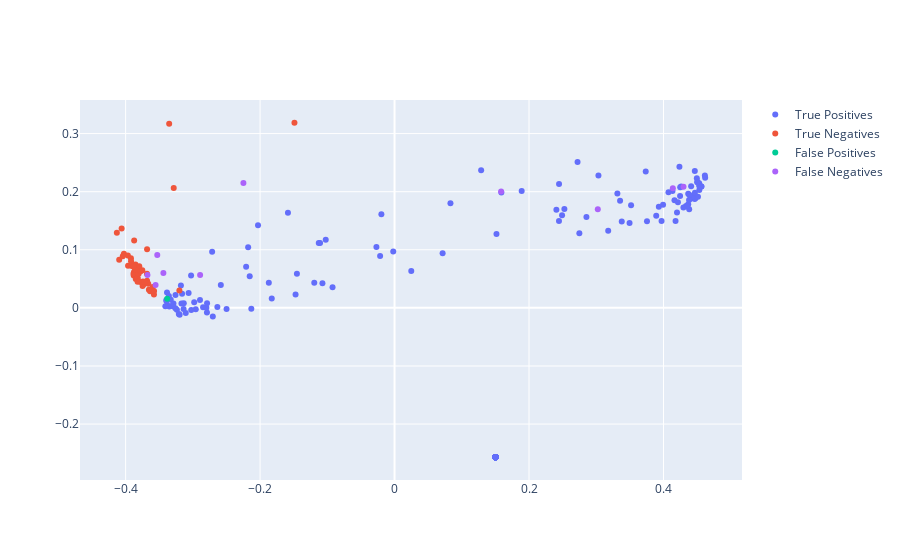

Notebook code for this chart:
### Code cell
plot_features_siamese(data, feats, idxs, tns, tps, fns, fps)

### Figure 1 — Plotly figure (JSON) as saved in the notebook; plotly's stock layout.template omitted (floating-point values rounded to 4 significant figures; data arrays with more than 128 entries replaced by an {"elided": "..."} marker saying what was removed)
{"data": [{"mode": "markers", "name": "True Positives", "text": {"elided": "196 str values"}, "type": "scatter", "visible": true, "x": {"elided": "196 float values"}, "y": {"elided": "196 float values"}}, {"mode": "markers", "name": "True Negatives", "text": ["('jp2c1', 'jp2c0')", "('jp5c1', 'jp5c0')", "('jp5c2', 'jp5c0')", "('jp12c1', 'jp12c0')", "('jp21c1', 'jp21c0')", "('jp25c1', 'jp25c0')", "('jp28c1', 'jp28c0')", "('jp54c1', 'jp54c0')", "('jp55c1', 'jp55c0')", "('jp55c2', 'jp55c0')", "('jp55c3', 'jp55c0')", "('jp60c1', 'jp60c0')", "('jp64c2', 'jp64c0')", "('jp64c1', 'jp64c0')", "('jp64c3', 'jp64c0')", "('jp67c1', 'jp67c0')", "('jp74c1', 'jp74c0')", "('jp74c2', 'jp74c0')", "('jp76c1', 'jp76c0')", "('jp77c1', 'jp77c0')", "('jp79c1', 'jp79c0')", "('jp80c1', 'jp80c0')", "('jp81c2', 'jp81c0')", "('jp81c1', 'jp81c0')", "('jp91c1', 'jp91c0')", "('jp91c3', 'jp91c0')", "('jp91c2', 'jp91c0')", "('jp100c1', 'jp100c0')", "('jp100c2', 'jp100c0')", "('jp107c1', 'jp107c0')", "('jp130c1', 'jp130c0')", "('jp135c2', 'jp135c0')", "('jp135c1', 'jp135c0')", "('jp135c3', 'jp135c0')", "('jp139c1', 'jp139c0')", "('jp139c2', 'jp139c0')", "('jp140c2', 'jp140c0')", "('jp140c1', 'jp140c0')", "('jp142c4', 'jp142c0')", "('jp142c3', 'jp142c0')", "('jp142c2', 'jp142c0')", "('jp142c1', 'jp142c0')", "('jp148c2', 'jp148c0')", "('jp151c2', 'jp151c0')", "('jp151c1', 'jp151c0')", "('jp157c1', 'jp157c0')", "('jp157c3', 'jp157c0')", "('jp157c2', 'jp157c0')", "('jp165c1', 'jp165c0')", "('jp165c2', 'jp165c0')", "('jp166c1', 'jp166c0')"], "type": "scatter", "visible": true, "x": [-0.3868, -0.3681, -0.4025, -0.3285, -0.3964, -0.4096, -0.3876, -0.3654, -0.3873, -0.3748, -0.3836, -0.3683, -0.3853, -0.3833, -0.3879, -0.3806, -0.3849, -0.3742, -0.32, -0.3873, -0.1489, -0.3579, -0.3825, -0.3797, -0.3967, -0.3734, -0.391, -0.3839, -0.3825, -0.3883, -0.3921, -0.3751, -0.3352, -0.3779, -0.3681, -0.3599, -0.382, -0.413, -0.3636, -0.3663, -0.3853, -0.3752, -0.3577, -0.3919, -0.3822, -0.3806, -0.372, -0.3881, -0.4059, -0.4042, -0.3776], "y": [0.06285, 0.1009, 0.093, 0.2066, 0.07253, 0.08274, 0.06073, 0.03103, 0.07376, 0.03759, 0.05179, 0.05861, 0.07482, 0.05921, 0.05587, 0.0633, 0.0496, 0.04528, 0.02983, 0.1162, 0.3187, 0.02313, 0.06792, 0.0716, 0.09014, 0.04018, 0.07189, 0.05136, 0.05038, 0.05872, 0.08562, 0.04453, 0.3169, 0.04474, 0.04671, 0.03596, 0.05141, 0.1295, 0.02842, 0.04134, 0.0656, 0.06465, 0.02913, 0.08013, 0.04476, 0.0586, 0.04432, 0.07138, 0.1366, 0.08901, 0.06301]}, {"mode": "markers", "name": "False Positives", "text": ["('jp148c1', 'jp148c0')"], "type": "scatter", "visible": true, "x": [-0.3381], "y": [0.01565]}, {"mode": "markers", "name": "False Negatives", "text": ["('jp5c1', 'jp5c2')", "('jp5c2', 'jp5c1')", "('jp135c3', 'jp135c2')", "('jp165c2', 'jp165c1')", "('jp186c2', 'jp186c1')", "('jp186c5', 'jp186c4')", "('jp186c4', 'jp186c1')", "('jp186c4', 'jp186c5')", "('jp189c5', 'jp189c2')", "('jp189c2', 'jp189c5')"], "type": "scatter", "x": [0.4298, -0.3529, 0.1585, -0.3675, -0.3438, 0.4139, -0.3554, -0.2892, 0.3023, -0.2248], "y": [0.2085, 0.09102, 0.2005, 0.05678, 0.05994, 0.206, 0.0392, 0.0566, 0.1699, 0.2148]}], "layout": {"autosize": true, "xaxis": {"autorange": true, "range": [-0.4668, 0.5157], "type": "linear"}, "yaxis": {"autorange": true, "range": [-0.2993, 0.3608], "type": "linear"}}}
